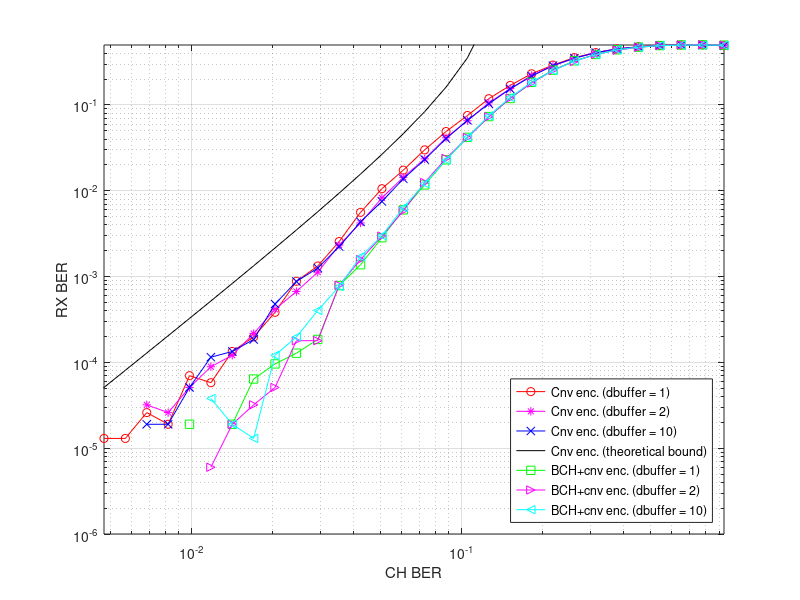

Here is the MATLAB script that generated this plot:
clear
clc

% bch+cnv
bch_cnv_cbers1 = [0.009844,0.011813,0.014176,0.017011,0.020413,0.024496,0.029395,0.035275,0.042329,0.050795,0.060954,0.073145,0.087774,0.105329,0.126395,0.151674,0.182009,0.218411,0.262093,0.314511,0.377413,0.452896,0.543475,0.652170,0.782604,0.939125]
bch_cnv_rbers1 = [0.000019,0.000000,0.000019,0.000064,0.000096,0.000128,0.000185,0.000786,0.001374,0.002838,0.005989,0.011715,0.022932,0.041921,0.073258,0.118976,0.183657,0.254557,0.327023,0.387735,0.439665,0.472095,0.492631,0.500601,0.502576,0.498262]
bch_cnv_cbers2 = [0.011813,0.014176,0.017011,0.020413,0.024496,0.029395,0.035275,0.042329,0.050795,0.060954,0.073145,0.087774,0.105329,0.126395,0.151674,0.182009,0.218411,0.262093,0.314511,0.377413,0.452896,0.543475,0.652170,0.782604,0.939125]
bch_cnv_rbers2 = [0.000006,0.000019,0.000032,0.000051,0.000179,0.000179,0.000793,0.001579,0.002966,0.005835,0.012489,0.023840,0.041742,0.072721,0.120337,0.180014,0.253841,0.322063,0.389563,0.434667,0.471411,0.490598,0.500805,0.503809,0.499022]
bch_cnv_cbers3 = [0.011813,0.014176,0.017011,0.020413,0.024496,0.029395,0.035275,0.042329,0.050795,0.060954,0.073145,0.087774,0.105329,0.126395,0.151674,0.182009,0.218411,0.262093,0.314511,0.377413,0.452896,0.543475,0.652170,0.782604,0.939125]
bch_cnv_rbers3 = [0.000038,0.000019,0.000013,0.000121,0.000198,0.000403,0.000767,0.001707,0.002998,0.006353,0.012137,0.022888,0.042209,0.074575,0.122568,0.184501,0.251106,0.324632,0.385798,0.439697,0.470740,0.491742,0.498549,0.500780,0.497245]

% cnv+theory
cnv_t_cbers1 = [0.004748, 0.005697, 0.006836, 0.008204, 0.009844, 0.011813, 0.014176, 0.017011, 0.020413, 0.024496, 0.029395, 0.035275, 0.042329, 0.050795, 0.060954, 0.073145, 0.087774, 0.105329, 0.126395, 0.151674, 0.182009, 0.218411, 0.262093, 0.314511, 0.377413, 0.452896, 0.543475, 0.652170, 0.782604, 0.939125];
cnv_t_rbers1 = [0.000013, 0.000013, 0.000026, 0.000019, 0.000070, 0.000058, 0.000134, 0.000198, 0.000383, 0.000882, 0.001329, 0.002563, 0.005605, 0.010578, 0.017404, 0.029976, 0.049041, 0.075393, 0.118401, 0.169200, 0.231081, 0.291832, 0.356468, 0.408072, 0.450658, 0.477330, 0.493736, 0.501208, 0.501617, 0.491250];
cnv_t_cbers2 = [0.006836, 0.008204, 0.009844, 0.011813, 0.014176, 0.017011, 0.020413, 0.024496, 0.029395, 0.035275, 0.042329, 0.050795, 0.060954, 0.073145, 0.087774, 0.105329, 0.126395, 0.151674, 0.182009, 0.218411, 0.262093, 0.314511, 0.377413, 0.452896, 0.543475, 0.652170, 0.782604, 0.939125];
cnv_t_rbers2 = [0.000032, 0.000026, 0.000051, 0.000089, 0.000121, 0.000217, 0.000415, 0.000671, 0.001125, 0.002326, 0.004218, 0.008270, 0.014349, 0.023559, 0.041493, 0.065582, 0.105835, 0.155081, 0.220766, 0.287160, 0.349923, 0.406474, 0.451707, 0.477573, 0.495174, 0.502774, 0.499866, 0.492062];
cnv_t_cbers3 = [0.003297, 0.003956, 0.004748, 0.005697, 0.006836, 0.008204, 0.009844, 0.011813, 0.014176, 0.017011, 0.020413, 0.024496, 0.029395, 0.035275, 0.042329, 0.050795, 0.060954, 0.073145, 0.087774, 0.105329, 0.126395, 0.151674, 0.182009, 0.218411, 0.262093, 0.314511, 0.377413, 0.452896, 0.543475, 0.652170, 0.782604, 0.939125];
cnv_t_rbers3 = [0.000013, 0.000006, 0.000000, 0.000000, 0.000019, 0.000019, 0.000051, 0.000115, 0.000134, 0.000185, 0.000479, 0.000876, 0.001259, 0.002237, 0.004346, 0.007516, 0.013780, 0.023131, 0.040451, 0.066362, 0.103394, 0.154001, 0.216714, 0.286738, 0.351611, 0.406781, 0.450364, 0.474773, 0.493807, 0.499834, 0.500013, 0.488579];

% comparsion with theory
p = [0.000024, 0.000029, 0.000035, 0.000041, 0.000050, 0.000060, 0.000072, 0.000086, 0.000103, 0.000124, 0.000149, 0.000178, 0.000214, 0.000257, 0.000308, 0.000370, 0.000444, 0.000532, 0.000639, 0.000767, 0.000920, 0.001104, 0.001325, 0.001590, 0.001908, 0.002290, 0.002747, 0.003297, 0.003956, 0.004748, 0.005697, 0.006836, 0.008204, 0.009844, 0.011813, 0.014176, 0.017011, 0.020413, 0.024496, 0.029395, 0.035275, 0.042329, 0.050795, 0.060954, 0.073145, 0.087774, 0.105329, 0.126395, 0.151674, 0.182009, 0.218411, 0.262093, 0.314511, 0.377413, 0.452896, 0.543475, 0.652170, 0.782604, 0.939125];
D = 2 * sqrt(p.* (1 - p));
Pbtheor = (D.^ 5)./ (1 - 2*D.^2);

loglog(cnv_t_cbers1, cnv_t_rbers1, 'ro-', cnv_t_cbers2, cnv_t_rbers2, 'm*-', cnv_t_cbers3, cnv_t_rbers3, 'bx-', p, Pbtheor, 'k', bch_cnv_cbers1, bch_cnv_rbers1, 'gs-', bch_cnv_cbers2, bch_cnv_rbers2, 'm>-', bch_cnv_cbers3, bch_cnv_rbers3, 'c<-')
axis ([min(cnv_t_cbers1), max(cnv_t_cbers1), 1e-6, 0.5])
grid on
h = legend('Cnv enc. (dbuffer = 1)','Cnv enc. (dbuffer = 2)', 'Cnv enc. (dbuffer = 10)', 'Cnv enc. (theoretical bound)', 'BCH+cnv enc. (dbuffer = 1)', 'BCH+cnv enc. (dbuffer = 2)', 'BCH+cnv enc. (dbuffer = 10)'); 
%hold off;
set(h, 'Location','SouthEast')
xlabel('CH BER');
ylabel('RX BER');